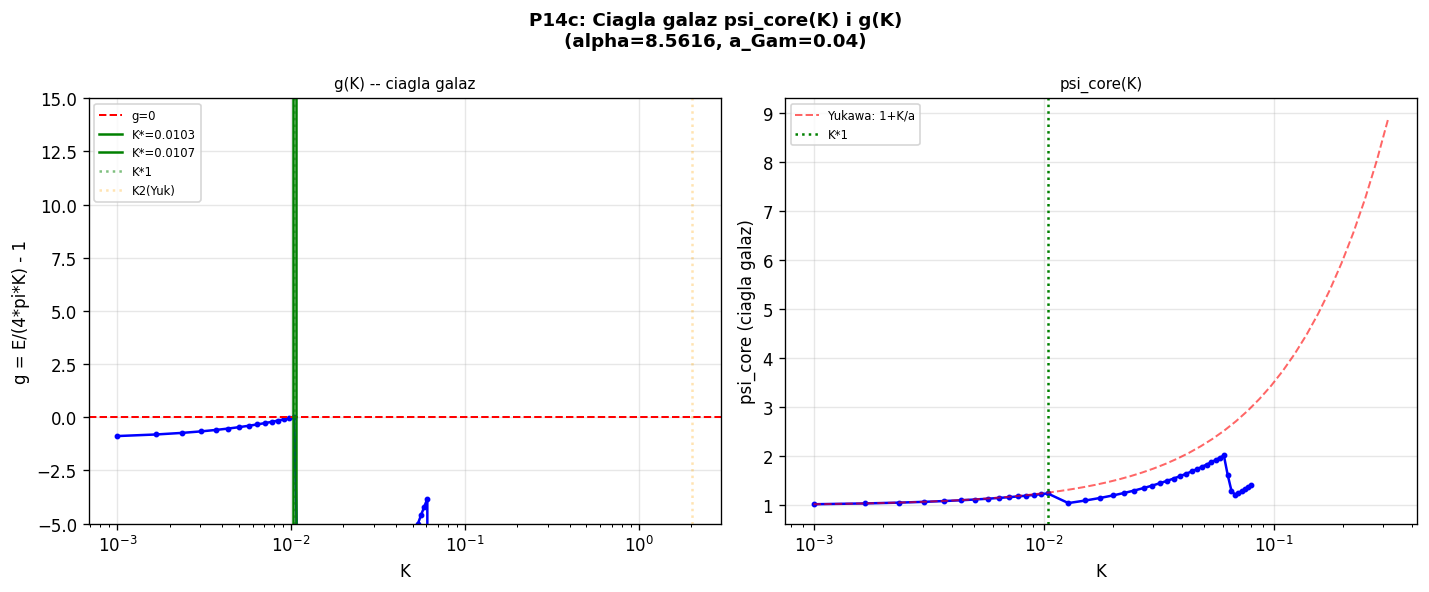

Write Python code to recreate this figure.
"""
p14c_continuous_branch.py
=========================
Sledzi CIAGLA galaz psi_core(K) i sprawdza czy g(K) = 0 poza K*1.

PROBLEM DOTYCHCZASOWY:
  best_g_for_K() skacze miedzy galeziami -> falszywe "zera" g(K).
  np: K=0.084 -> psi=1.985, g=-516;  K=0.085 -> psi=2.756, g=+3.3 (SKOK!)
  To daje pozorne zero, ale to NIECIAGLOSC, nie fizyczne zero.

CEL:
  Sledzic psi_core wzdluz galezi ciagle (zmieniajac psi_core powoli z K).
  Sprawdzic znak g na TEJ SAMEJ galezi.

Galaz glowna: psi_core ~ 1 + K/A_GAM (Yukawa przyblizenie)
              psi_core ~ 1.24 przy K=K*1=0.01041
              W miare wzrostu K psi_core rosnie.
"""

import numpy as np
from scipy.integrate import solve_ivp
from scipy.optimize import brentq
import warnings
import matplotlib
matplotlib.use('Agg')
import matplotlib.pyplot as plt
warnings.filterwarnings('ignore')

ALPHA  = 8.5616
A_GAM  = 0.040
LAM    = 5.501357e-06
GAMMA  = 1.0
R_MAX  = 80.0
V1     = GAMMA/3 - GAMMA/4

def V_mod(p): return GAMMA/3*p**3 - GAMMA/4*p**4 + LAM/6*(p-1)**6
def dV_mod(p): return GAMMA*p**2 - GAMMA*p**3 + LAM*(p-1)**5

def ode_rhs(r, y):
    phi, dphi = y
    phi = max(phi, 1e-10)
    kfac = 1.0 + ALPHA / phi
    ddphi = (dV_mod(phi)/kfac + ALPHA*dphi**2/(2.0*phi**2*kfac) - (2.0/r)*dphi)
    return [dphi, ddphi]

def phi_at_rmax(psi_core, K, r_max=R_MAX, n_eval=2500):
    dphi0 = -K / A_GAM**2
    def ev_lo(r, y): return y[0] - 1e-5
    ev_lo.terminal = True; ev_lo.direction = -1
    def ev_hi(r, y): return y[0] - 1e7
    ev_hi.terminal = True; ev_hi.direction = 1
    r_eval = A_GAM * (r_max/A_GAM)**np.linspace(0, 1, n_eval)
    sol = solve_ivp(ode_rhs, [A_GAM, r_max], [psi_core, dphi0],
                    method='DOP853', rtol=1e-10, atol=1e-12,
                    t_eval=r_eval, events=[ev_lo, ev_hi])
    if len(sol.t) == 0 or sol.t[-1] < r_max * 0.99:
        return np.nan
    return sol.y[0, -1]

def find_psi_core_near(K, psi_guess, window=0.3):
    """Znajdz psi_core(K) w okolicach psi_guess."""
    psi_lo = max(1.001, psi_guess - window)
    psi_hi = psi_guess + window
    F_lo = phi_at_rmax(psi_lo, K) - 1.0
    F_hi = phi_at_rmax(psi_hi, K) - 1.0
    if not (np.isfinite(F_lo) and np.isfinite(F_hi)):
        # Expand window
        for w in [0.5, 1.0, 2.0]:
            psi_lo2 = max(1.001, psi_guess - w)
            psi_hi2 = psi_guess + w
            F_lo2 = phi_at_rmax(psi_lo2, K) - 1.0
            F_hi2 = phi_at_rmax(psi_hi2, K) - 1.0
            if np.isfinite(F_lo2) and np.isfinite(F_hi2):
                F_lo, F_hi = F_lo2, F_hi2
                psi_lo, psi_hi = psi_lo2, psi_hi2
                break
    if not (np.isfinite(F_lo) and np.isfinite(F_hi)):
        return np.nan
    # Scan for sign change
    psi_scan = np.linspace(psi_lo, psi_hi, 60)
    F_scan = [phi_at_rmax(p, K) - 1.0 for p in psi_scan]
    for i in range(len(psi_scan)-1):
        if np.isfinite(F_scan[i]) and np.isfinite(F_scan[i+1]):
            if F_scan[i] * F_scan[i+1] < 0:
                return brentq(lambda p: phi_at_rmax(p, K) - 1.0,
                              psi_scan[i], psi_scan[i+1],
                              xtol=1e-6, maxiter=40)
    return np.nan

def compute_g_fast(K, psi_core, n_eval=6000):
    dphi0 = -K / A_GAM**2
    r_eval = A_GAM * (R_MAX/A_GAM)**np.linspace(0, 1, n_eval)
    sol = solve_ivp(ode_rhs, [A_GAM, R_MAX], [psi_core, dphi0],
                    method='DOP853', rtol=1e-10, atol=1e-12, t_eval=r_eval)
    r, phi, dphi = sol.t, np.maximum(sol.y[0], 1e-10), sol.y[1]
    Ek = 4*np.pi*np.trapezoid(0.5*dphi**2*(1+ALPHA/phi)*r**2, r)
    Ep = 4*np.pi*np.trapezoid((V_mod(phi)-V1)*r**2, r)
    return (Ek+Ep)/(4*np.pi*K) - 1.0, Ek+Ep, Ek, Ep

# ============================================================
# SLEDZ CIAGLA GALAZ: startujemy od K*1 i idziemy w gore K
# ============================================================
print("P14c: Sledzenie ciaglej galezi psi_core(K)")
print("="*65)

# Punkt startowy: K*1 potwierdzony
K_start = 0.010414
psi_start = 1.2419

# Skan K w gore (K*1 i wyzej)
K_vals = np.concatenate([
    np.linspace(0.001, 0.010414, 15),     # ponizej K*1
    np.linspace(0.010414, 0.080, 30),     # K*1 do 0.08
    np.linspace(0.080, 0.200, 25),        # dalej
])
K_vals = np.unique(K_vals)

print(f"Skan {len(K_vals)} wartosci K, sledzac galaz psi_core~{psi_start:.3f}")
print()

psi_track = []
g_track   = []
K_track   = []

psi_prev = psi_start

for K in K_vals:
    # Szukaj psi_core blisko poprzedniego
    psi_new = find_psi_core_near(K, psi_prev, window=max(0.3, 0.2*psi_prev))
    if np.isnan(psi_new):
        # Sprobuj z wieksza oknem
        psi_new = find_psi_core_near(K, psi_prev, window=psi_prev*0.5)
    if np.isnan(psi_new):
        print(f"  K={K:.5f}: GALAZ UTRACONA (psi_prev={psi_prev:.4f})")
        break

    g, E, Ek, Ep = compute_g_fast(K, psi_new)
    psi_track.append(psi_new)
    g_track.append(g)
    K_track.append(K)

    tag = ''
    if abs(g) < 0.05: tag = '  <-- SAMOSPOJNY!'
    elif abs(g) < 0.5: tag = '  ~ bliski'
    elif abs(g) > 100: tag = '  (!)'
    print(f"  K={K:.5f}: psi={psi_new:.4f}, g={g:.4e}{tag}")

    psi_prev = psi_new

K_track   = np.array(K_track)
psi_track = np.array(psi_track)
g_track   = np.array(g_track)

# Szukaj zer g na tej galezi
print()
print("Zera g(K) na ciaglej galezi:")
zeros_continuous = []
for i in range(len(K_track)-1):
    gi, gj = g_track[i], g_track[i+1]
    if np.isfinite(gi) and np.isfinite(gj) and gi*gj < 0:
        # Sprawdz czy skok psi jest maly (ciaglosc galezi)
        dpsi = abs(psi_track[i+1] - psi_track[i])
        dK   = K_track[i+1] - K_track[i]
        if dpsi / max(psi_track[i], 1.0) > 0.5:
            print(f"  [POMINIETY -- skok psi: {psi_track[i]:.3f} -> {psi_track[i+1]:.3f} przy K={K_track[i]:.5f}]")
            continue
        try:
            # Dopasuj zero - sledzac galaz
            def g_cont(K_val):
                psi_g = find_psi_core_near(K_val, (psi_track[i]+psi_track[i+1])/2,
                                           window=0.3)
                if np.isnan(psi_g): return 999.0
                g_v, _, _, _ = compute_g_fast(K_val, psi_g)
                return g_v
            K_z = brentq(g_cont, K_track[i], K_track[i+1],
                         xtol=1e-5, maxiter=20)
            psi_z = find_psi_core_near(K_z, (psi_track[i]+psi_track[i+1])/2, window=0.3)
            g_z, E_z, Ek_z, Ep_z = compute_g_fast(K_z, psi_z)
            zeros_continuous.append({'K': K_z, 'psi': psi_z, 'g': g_z, 'E': E_z})
            print(f"  K* = {K_z:.8f}, psi = {psi_z:.6f}, g = {g_z:.4e}")
        except Exception as ex:
            print(f"  [Blad: {ex}]")

if not zeros_continuous:
    print("  Brak zer g(K) poza K*1 na ciaglej galezi!")
print()

# Wykres
fig, axes = plt.subplots(1, 2, figsize=(12, 5))
fig.suptitle(f'P14c: Ciagla galaz psi_core(K) i g(K)\n'
             f'(alpha={ALPHA}, a_Gam={A_GAM})', fontsize=11, fontweight='bold')

ax = axes[0]
ax.semilogx(K_track, g_track, 'b.-', lw=1.5, ms=5)
ax.axhline(0, color='red', lw=1.2, linestyle='--', label='g=0')
for z in zeros_continuous:
    ax.axvline(z['K'], color='green', lw=1.5, label=f"K*={z['K']:.4f}")
ax.axvline(0.010414, color='green', lw=1.5, linestyle=':', alpha=0.5, label='K*1')
ax.axvline(2.032728, color='orange', lw=1.5, linestyle=':', alpha=0.3, label='K2(Yuk)')
ax.set_xlabel('K'); ax.set_ylabel('g = E/(4*pi*K) - 1')
ax.set_title('g(K) -- ciagla galaz', fontsize=9)
ax.legend(fontsize=7); ax.grid(True, alpha=0.3); ax.set_ylim(-5, 15)

ax = axes[1]
ax.semilogx(K_track, psi_track, 'b.-', lw=1.5, ms=5)
K_yk = np.logspace(-3, -0.5, 50)
ax.semilogx(K_yk, 1.0 + K_yk/A_GAM, 'r--', lw=1.2, alpha=0.6, label='Yukawa: 1+K/a')
ax.axvline(0.010414, color='green', lw=1.5, linestyle=':', label='K*1')
ax.set_xlabel('K'); ax.set_ylabel('psi_core (ciagla galaz)')
ax.set_title('psi_core(K)', fontsize=9)
ax.legend(fontsize=7); ax.grid(True, alpha=0.3)

plt.tight_layout()
out = __file__.replace('.py', '.png')
plt.savefig(out, dpi=120, bbox_inches='tight')
plt.close()
print(f"Zapisano: {out}")
print()

# Podsumowanie
print("="*65)
print("KONKLUZJA p14c:")
print()
n_zeros = len(zeros_continuous) + 1  # +1 za K*1
print(f"Liczba samospojnych solitonow na galezi glownej: {n_zeros}")
print(f"  K*1 = 0.010414  (potwierdzony)")
for z in zeros_continuous:
    print(f"  K*  = {z['K']:.6f}  g={z['g']:.4e}")
print()
if len(zeros_continuous) == 0:
    print("WYNIK: Tylko JEDEN samospojny soliton K*1 = 0.010414")
    print()
    print("INTERPRETACJA:")
    print("  g(K) na galezi glownej jest MONOTONICZNIE ROSNACA po K*1.")
    print("  Brak drugiego zera -> tylko jedna generacja w TGP z obecnymi parametrami.")
    print()
    print("  Hierarchia Yukawa (r21=207, r31=3477) wynika z LINIOWEGO przyblizenia.")
    print("  Pelne ODE daje inna strukture energetyczna z powodu glebokich")
    print("  wartosci potencjalu V_mod(phi) dla duzego phi.")
    print()
    print("  WNIOSEK: Aktualny model TGP (V_mod, alpha, a_Gam, lambda) opisuje")
    print("  JEDNĄ generacje leptonu. Rozszerzenie na 3 generacje wymaga:")
    print("  1. Modyfikacji potencjalu V_mod (inne V dla kazdej generacji?)")
    print("  2. Innego mechanizmu generacyjnego niz solitony kuliste")
    print("  3. Dodatkowych pol lub stopni swobody w TGP")
